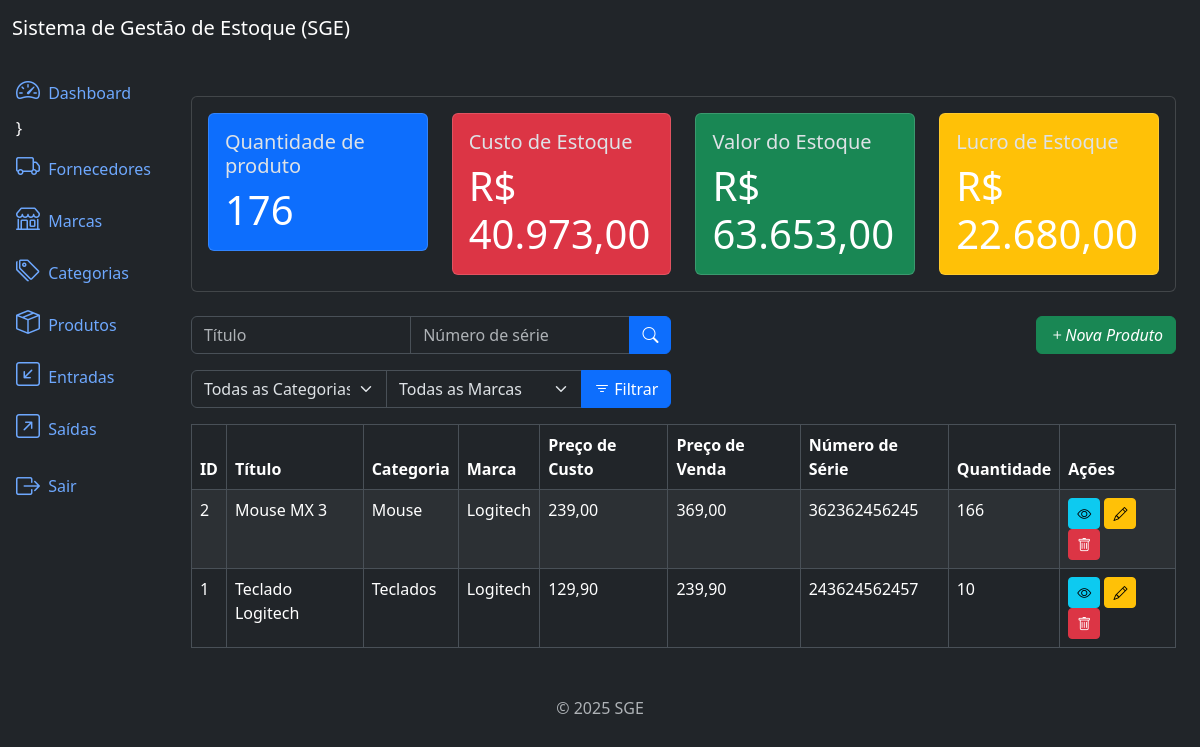
Screenshot of /products/list/ (signed in) with the database file from the repository.
### products/models.py (models this page shows, shortened)
class Product(models.Model):
    title = models.CharField(max_length=500)
    category = models.ForeignKey(Category, on_delete=models.PROTECT, related_name='products')
    brand = models.ForeignKey(Brand, on_delete=models.PROTECT, related_name='products')
    description = models.TextField(null=True, blank=True)
    series_number = models.CharField(max_length=500,null=True, blank=True)
    cost_price = models.DecimalField(max_digits=20, decimal_places=2)
    selling_price = models.DecimalField(max_digits=20, decimal_places=2)
    quantity = models.IntegerField(default=0)
    created_at = models.DateTimeField(auto_now_add=True)
    updated_at = models.DateTimeField(auto_now=True)
    class Meta:
        ordering = ['title']
        verbose_name = 'Product'
        verbose_name_plural = 'Products'

### categories/models.py (models this page shows)
class Category(models.Model):
    name = models.CharField(max_length=500)
    description = models.TextField(null=True, blank=True)
    created_at = models.DateTimeField(auto_now_add=True)
    updated_at = models.DateTimeField(auto_now=True)
    class Meta:
        verbose_name = 'Category'
        verbose_name_plural = 'Categories'
        ordering = ['name']
    def __str__(self):
        return self.name

### brands/models.py (models this page shows)
class Brand(models.Model):
    name = models.CharField(max_length=500)
    description = models.TextField(null=True, blank=True)
    created_at = models.DateTimeField(auto_now_add=True)
    updated_at = models.DateTimeField(auto_now=True)
    class Meta:
        verbose_name = 'Brand'
        verbose_name_plural = 'Brands'
        ordering = ['name']
    def __str__(self):
        return self.name

### products/views.py (the view)
# urls.py: path('products/list/', ProductListView.as_view(), name='product_list'),
class ProductListView(LoginRequiredMixin, PermissionRequiredMixin, ListView):
    model = Product
    template_name = 'product_list.html'
    context_object_name = 'products' # Nome usado no template
    paginate_by = 10
    permission_required = 'products.view_product'
    def get_queryset(self):
        queryset = super().get_queryset()
        title = self.request.GET.get('title')
        series_number = self.request.GET.get('series_number')
        category = self.request.GET.get('category')
        brand = self.request.GET.get('brand')
        if title:
            queryset = queryset.filter(title__icontains=title)
        if series_number:
            queryset = queryset.filter(series_number__icontains=series_number)
        if category:
            queryset = queryset.filter(category_id=category)
        if brand:
            queryset = queryset.filter(brand__id=brand)
        return queryset
    def get_context_data(self, **kwargs):
        context = super().get_context_data(**kwargs)
        context['product_metrics'] = metrics.get_product_metrics()
        context['categories'] = Category.objects.all()
        context['brands'] = Brand.objects.all()
        return context

### app/metrics.py (called while the page is built)
def get_product_metrics():
    products = Product.objects.all()
    total_price_cost = sum(product.cost_price * product.quantity for product in products)
    total_selling_price = sum(product.selling_price * product.quantity for product in products)
    total_quantity = sum(product.quantity for product in products)
    total_profit = total_selling_price - total_price_cost
    return dict(
        total_price_cost=number_format(total_price_cost, decimal_pos=2, force_grouping=True),
        total_selling_price=number_format(total_selling_price, decimal_pos=2, force_grouping=True),
        total_quantity=total_quantity,
        total_profit=number_format(total_profit, decimal_pos=2, force_grouping=True),
     )

### products/templates/product_list.html (shortened to what this page needs)
{% extends 'base.html' %}
{% block content %}
    {% if perms.products.view_product and perms.inflows.view_inflow %}
        {% include 'components/_product_metrics.html' %}
    {% endif %}
    <div class="row mb-3">
        <div class="col-md-6">
            <form method="get" action="{% url 'product_list' %}">
                <div class="input-group">
                  <input type="text" class="form-control" name="title" placeholder="Título" value="{{ request.GET.title }}">
                  <input type="text" class="form-control" name="series_number" placeholder="Número de série" value="{{ request.GET.series_number }}">
                  <button type="submit" class="btn btn-primary">
                    <i class="bi bi-search"></i>
                  </button>
                </div>
            </form>
        </div>
        {% if perms.products.add_product %}
            <div class="col-md-6">
                <a href="{% url 'product_create' %}" class="btn btn-success float-end">
                    <i class="bi bi-plus">Nova Produto</i>
                </a>
            </div>
        {% endif %}
    </div>
    <div class="row mb-3">
        <div class="col-md-6">
          <form method="get" action="{% url 'product_list' %}">
            <div class="input-group">
              <select class="form-select" name="category">
                <option value="" {% if not request.GET.category %} selected {% endif %}>Todas as Categorias</option>
              </select>
              <select class="form-select" name="brand">
                <option value="" {% if not request.GET.brand %} selected {% endif %}>Todas as Marcas</option>
              </select>
              <button type="submit" class="btn btn-primary">
                <i class="bi bi-filter"></i> Filtrar
              </button>
            </div>
          </form>
        </div>
      </div>
    <div class="table-responsive">
        <table class="table table-striped table-bordered">
            <thead class="thead-dark">
                <tr>
                    <th>ID</th>
                    <th>Título</th>
                    <th>Categoria</th>
                    <th>Marca</th>
                    <th>Preço de Custo</th>
                    <th>Preço de Venda</th>
                    <th>Número de Série</th>
                    <th>Quantidade</th>
                    <th>Ações</th>
                </tr>
            </thead>
            <tbody>
                {% for product in products %}
                <tr>
                    <td>{{ product.id }}</td>
                    <td>{{ product.title }}</td>
                    <td>{{ product.category }}</td>
                    <td>{{ product.brand }}</td>
                    <td>{{ product.cost_price }}</td>
                    <td>{{ product.selling_price }}</td>
                    <td>{{ product.series_number }}</td>
                    <td>{{ product.quantity }}</td>
                    <td>
                        {% if perms.products.view_product %}
                            <a href="{% url 'product_detail' product.id %}" class="btn btn-info btn-sm">
                                <i class="bi bi-eye"></i>
                            </a>
                        {% endif %}
                        {% if perms.products.change_product %}
                            <a href="{% url 'product_update' product.id %}" class="btn btn-warning btn-sm">
                                <i class="bi bi-pencil"></i>
                            </a>
                        {% endif %}
                        {% if perms.products.delete_product %}
                            <a href="{% url 'product_delete' product.id %}" class="btn btn-danger btn-sm">
                                <i class="bi bi-trash"></i>
                            </a>
                        {% endif %}
                    </td>
                </tr>
                {% endfor %}
            </tbody>
        </table>
    </div>
{% endblock %}

### rows the page displays
Product: id "2", title "Mouse MX 3", category "Mouse", brand "Logitech", cost_price "239,00", selling_price "369,00", series_number "362362456245", quantity "166"
Product: id "1", title "Teclado Logitech", category "Teclados", brand "Logitech", cost_price "129,90", selling_price "239,90", series_number "243624562457", quantity "10"

### other values shown
{{ product_metrics.total_quantity }} "176"
{{ product_metrics.total_price_cost }} "40.973,00"
{{ product_metrics.total_selling_price }} "63.653,00"
{{ product_metrics.total_profit }} "22.680,00"
